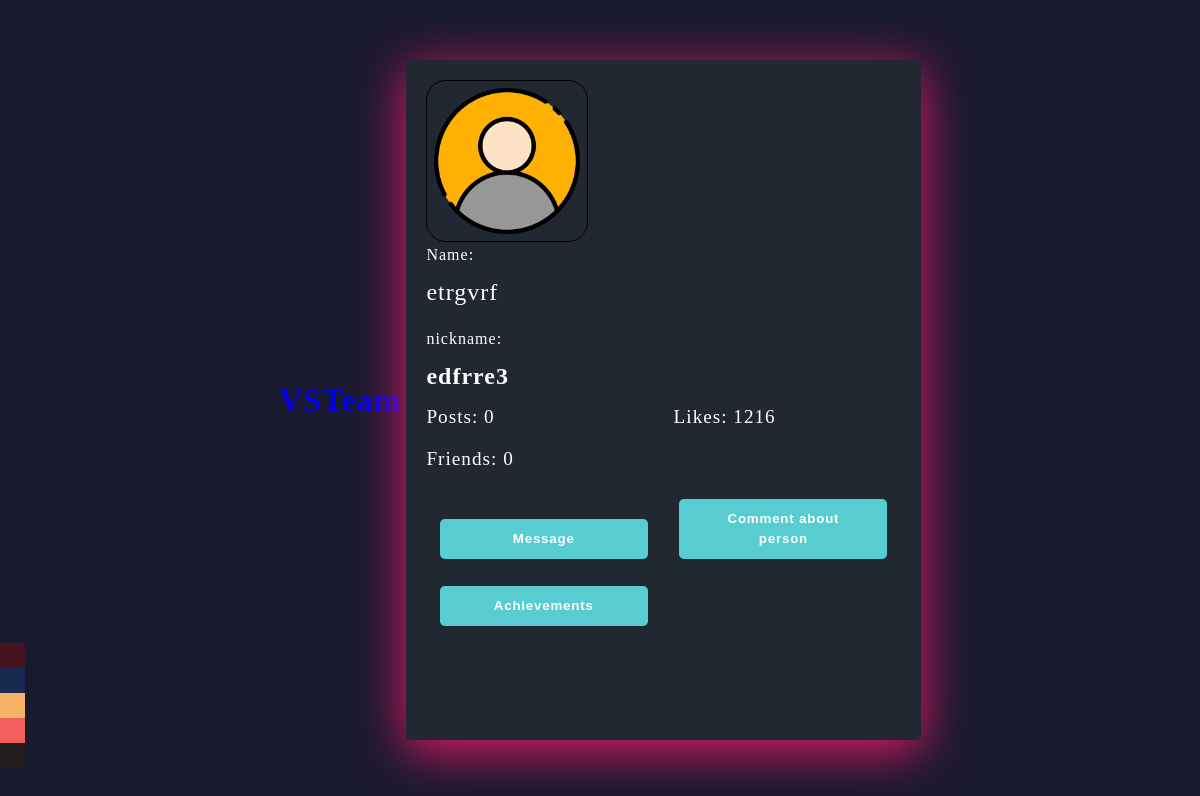
/polzovatels_account/1/, run on an earlier commit of the app's database.
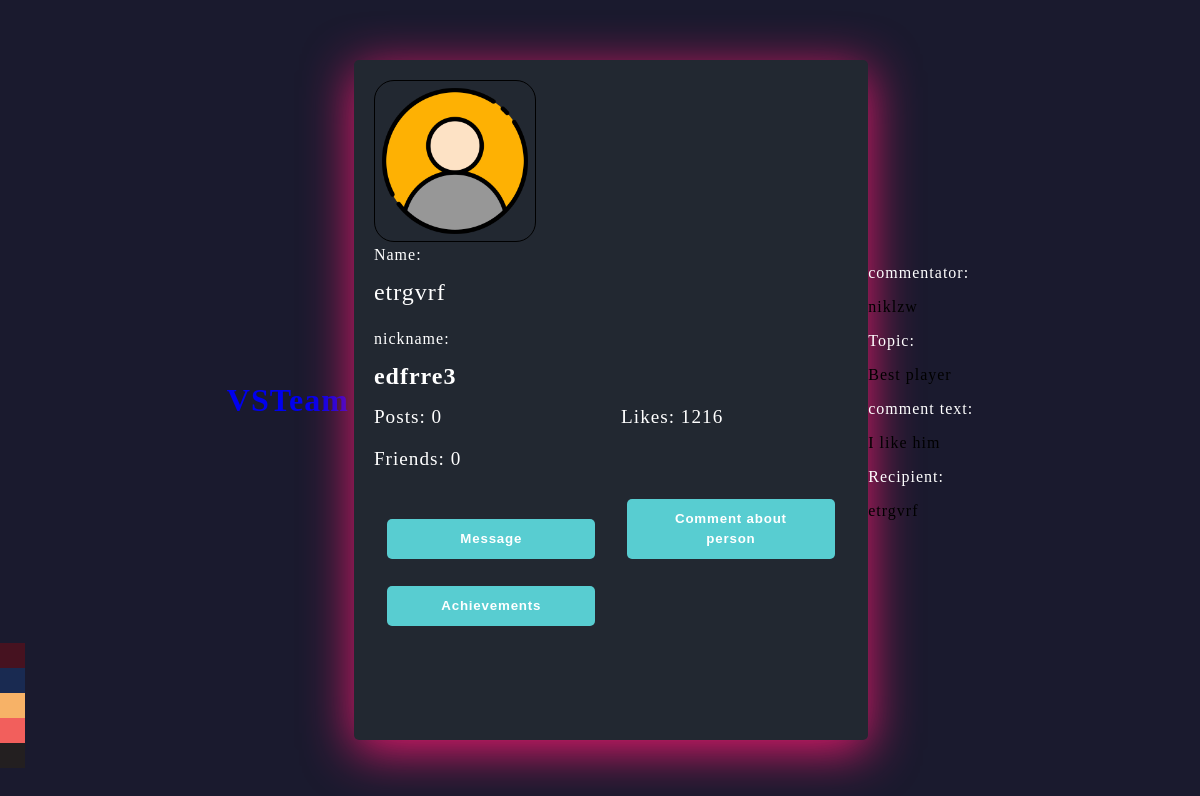
And on a later commit of the database.
### my_codes/models.py (models this page shows)
class Reviews(models.Model):
    objects = None
    id_commentator = models.ForeignKey(
        User, on_delete=models.CASCADE, related_name='user_id_commentator')
    id_topic_comm = models.CharField(max_length=20, null=True)
    text_id_comm = models.CharField(max_length=300)
    id_commented = models.ForeignKey(
        User, on_delete=models.CASCADE, related_name="id_commented", null=True)

### my_codes/views.py (the view)
def settings_page(request, user_id=None):
    try:
        user = User.objects.get(id=user_id)
        niknem = NIKNEM.objects.filter(user=user).first()
        reviews = Reviews.objects.filter(id_commented=user_id)
        friends = Friend.get_friends(current_user=user)
        friends_count = friends.count()
        posts = Post1.objects.filter(author=user)
        posts_count = posts.count()
        context = {
            "account": user,
            "niknem": niknem,
            "show_sett_acc_page": True,
            "reviews": reviews,
            "friends_count": friends_count,
            "post_count": posts_count,
        }
        return render(request, "account_page.html", context)
    except User.DoesNotExist:
        context = {"error": "Такого пользователя нет"}
    return render(request, "account_page.html", context)

### my_codes/models.py (called while the page is built)
    def __str__(self):
        return self.niknem

    @classmethod
    def get_friends(cls, current_user):
        friend, created = cls.objects.get_or_create(current_user=current_user)
        return friend.users

### my_codes/templatetags/user_avatar.py (called while the page is built)
@register.simple_tag(name='user_avatar')
def user_avatar(userid):
    user = User.objects.get(id=userid)
    try:
        avatar = Avatar.objects.get(user=user)
        return avatar.image.url
    except Avatar.DoesNotExist:
        return MEDIA_URL + 'avatars/default.png'

### my_codes/templates/account_page.html (shortened to what this page needs)
<!DOCTYPE html>
{% load user_avatar %}
<html lang="en">
<head>
    <link rel="stylesheet" href="https://cdnjs.cloudflare.com/ajax/libs/font-awesome/5.15.4/css/all.min.css">
</head>
<body>
<header>
    <a href="{% url 'homePage' %}" style="text-decoration: none; size: 20px;"><h1 style="font-family: 'Rocher';">VSTeam</h1></a>
</header>
<div class="card">
    <form method="post" enctype="multipart/form-data" id="avatarForm">
    <img id="avatarPreview" class="imgh" src="{% user_avatar account.id %}" alt="Добавьте аватар">
    <div class="">
    <label>Name:</label>
    <p class="card__name">{{ account.username }}</p>
</div>
<label>nickname</label>:
{% if niknem %}
    <h1 class="card__name">{{ niknem }}</h1>
{% else %}
    <p>No nickname</p>
{% endif %}
<div class="grid-container">
    <div class="grid-child-posts">Posts: {{post_count}}</div>
    <div class="grid-child-followers">Likes: 1216</div>
    <div class="grid-child-friends" >Friends: {{friends_count}}</div>
</div>
    {% if is_owner_of_account == True %}
        <button class="btn" type="button" onclick="uploadAvatar()">Change Avatar</button>
        <button class="btn"><a href="{% url 'social_network' %}" style="text-decoration: none; color: white;">About me</a></button>
        <button class="btn" type="button" onclick="dostiz();">Achievements</button>
        <button class="btn"><a href="{% url 'profile_pk' username=user.username %}" style="text-decoration: none; color: white;">My friends</a></button>
        <button class="btn" type="button"><a href="{% url 'create_post' %}" style="text-decoration: none; color: white;">Publish the post</a></button>
    {% else %}
        <button class="btn"><a href="{% url 'chat' account.username %}"  style="color: white; text-decoration: none;">Message</a></button>
        <button class="btn" type="submit"><a href="{% url 'reviews' account.id %}" style="color: white; text-decoration: none;">Comment about person</a></button>
    {% endif %}
    {% if show_sett_acc_page == True %}
        <button class="btn" >Achievements</button>
    {% endif %}
</form>
    </div>
    <div class="theme-btn-container"></div>
{% for review in reviews %}
<div class="reviewss">
    <label>commentator: <p style="color: black">{{review.id_commentator}}</p></label>
    <label>Topic: <p style="color: black"> {{review.id_topic_comm}} </p></label>
    <label>comment text: <p style="color: black"> {{review.text_id_comm}}</p></label>
    <label>Recipient: <p style="color: black">{{review.id_commented}}</p></label>
</div>
{% endfor %}
</body>
</html>

What changed in the data, as far as the page shows it:
added Reviews: id_commentator "niklzw", id_topic_comm "Best player", text_id_comm "I like him", id_commented "etrgvrf"
